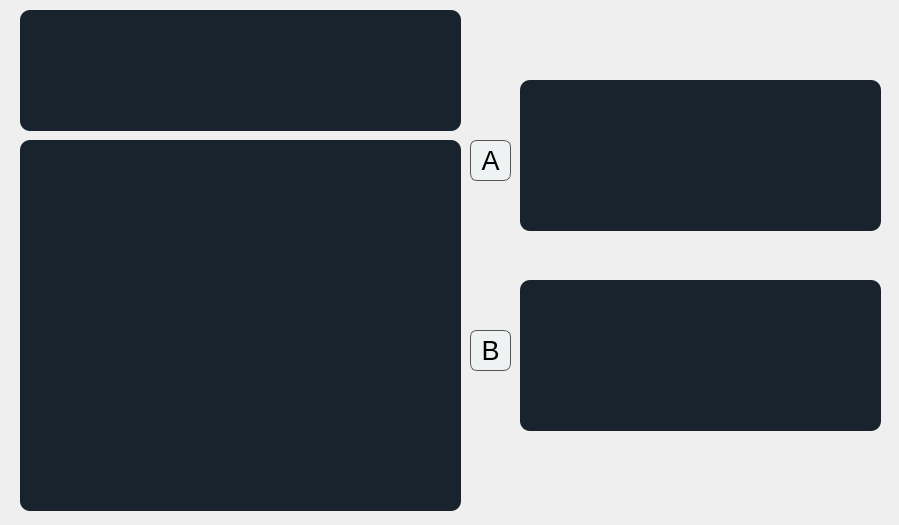
<?xml version="1.0" encoding="UTF-8"?>
<ui version="4.0">
 <class>Form</class>
 <widget class="QWidget" name="Form">
  <property name="geometry">
   <rect>
    <x>0</x>
    <y>0</y>
    <width>899</width>
    <height>525</height>
   </rect>
  </property>
  <property name="windowTitle">
   <string>Form</string>
  </property>
  <widget class="QTextEdit" name="txtEdit_preg">
   <property name="geometry">
    <rect>
     <x>20</x>
     <y>10</y>
     <width>441</width>
     <height>121</height>
    </rect>
   </property>
   <property name="styleSheet">
    <string notr="true">  background-color: #19232D;
  border: 0px solid #32414B;
  padding: 0px;
  color: #F0F0F0;
  selection-background-color: #1464A0;
  selection-color: #F0F0F0;

	border-radius: 10;</string>
   </property>
  </widget>
  <widget class="QLabel" name="bel_pregImage">
   <property name="geometry">
    <rect>
     <x>20</x>
     <y>140</y>
     <width>441</width>
     <height>371</height>
    </rect>
   </property>
   <property name="styleSheet">
    <string notr="true">  background-color: #19232D;
  border: 0px solid #32414B;
  padding: 0px;
  color: #F0F0F0;
  selection-background-color: #1464A0;
  selection-color: #F0F0F0;

	border-radius: 10;</string>
   </property>
   <property name="text">
    <string/>
   </property>
  </widget>
  <widget class="QPushButton" name="btn_respA">
   <property name="geometry">
    <rect>
     <x>470</x>
     <y>140</y>
     <width>41</width>
     <height>41</height>
    </rect>
   </property>
   <property name="font">
    <font>
     <pointsize>20</pointsize>
    </font>
   </property>
   <property name="styleSheet">
    <string notr="true">background-color:#EEF2F3;
border-radius: 7px;
border: 1px solid #555;</string>
   </property>
   <property name="text">
    <string>A</string>
   </property>
  </widget>
  <widget class="QTextEdit" name="txtEdit_respA">
   <property name="geometry">
    <rect>
     <x>520</x>
     <y>80</y>
     <width>361</width>
     <height>151</height>
    </rect>
   </property>
   <property name="styleSheet">
    <string notr="true">  background-color: #19232D;
  border: 0px solid #32414B;
  padding: 0px;
  color: #F0F0F0;
  selection-background-color: #1464A0;
  selection-color: #F0F0F0;

	border-radius: 10;</string>
   </property>
  </widget>
  <widget class="QPushButton" name="btn_respB">
   <property name="geometry">
    <rect>
     <x>470</x>
     <y>330</y>
     <width>41</width>
     <height>41</height>
    </rect>
   </property>
   <property name="font">
    <font>
     <pointsize>20</pointsize>
    </font>
   </property>
   <property name="styleSheet">
    <string notr="true">background-color:#EEF2F3;
border-radius: 7px;
border: 1px solid #555;</string>
   </property>
   <property name="text">
    <string>B</string>
   </property>
  </widget>
  <widget class="QTextEdit" name="txtEdit_respB">
   <property name="geometry">
    <rect>
     <x>520</x>
     <y>280</y>
     <width>361</width>
     <height>151</height>
    </rect>
   </property>
   <property name="styleSheet">
    <string notr="true">  background-color: #19232D;
  border: 0px solid #32414B;
  padding: 0px;
  color: #F0F0F0;
  selection-background-color: #1464A0;
  selection-color: #F0F0F0;

	border-radius: 10;</string>
   </property>
  </widget>
 </widget>
 <resources>
  <include location="../imagenes.qrc"/>
 </resources>
 <connections/>
</ui>
